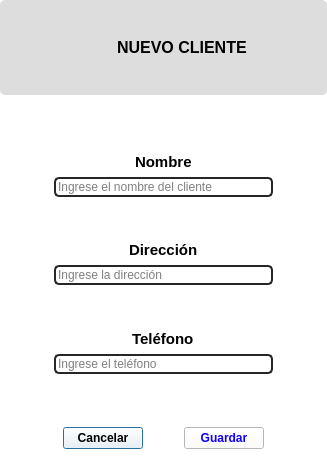
<?xml version="1.0" encoding="UTF-8"?>
<ui version="4.0">
 <class>ClientForm</class>
 <widget class="QDialog" name="ClientForm">
  <property name="geometry">
   <rect>
    <x>0</x>
    <y>0</y>
    <width>327</width>
    <height>476</height>
   </rect>
  </property>
  <property name="windowTitle">
   <string>Dialog</string>
  </property>
  <property name="styleSheet">
   <string notr="true">background-color: rgb(255, 255, 255);</string>
  </property>
  <layout class="QVBoxLayout" name="verticalLayout" stretch="2,8">
   <property name="spacing">
    <number>0</number>
   </property>
   <property name="leftMargin">
    <number>0</number>
   </property>
   <property name="topMargin">
    <number>0</number>
   </property>
   <property name="rightMargin">
    <number>0</number>
   </property>
   <property name="bottomMargin">
    <number>0</number>
   </property>
   <item>
    <widget class="QWidget" name="widget" native="true">
     <property name="styleSheet">
      <string notr="true">border: none ;
border-radius: 5px;
background-color: rgb(221, 221, 221);
</string>
     </property>
     <layout class="QHBoxLayout" name="horizontalLayout">
      <item>
       <spacer name="horizontalSpacer">
        <property name="orientation">
         <enum>Qt::Horizontal</enum>
        </property>
        <property name="sizeHint" stdset="0">
         <size>
          <width>40</width>
          <height>20</height>
         </size>
        </property>
       </spacer>
      </item>
      <item>
       <widget class="QLabel" name="label">
        <property name="minimumSize">
         <size>
          <width>30</width>
          <height>30</height>
         </size>
        </property>
        <property name="maximumSize">
         <size>
          <width>30</width>
          <height>30</height>
         </size>
        </property>
        <property name="styleSheet">
         <string notr="true">border:none;</string>
        </property>
        <property name="text">
         <string/>
        </property>
        <property name="pixmap">
         <pixmap>../images/avatar.png</pixmap>
        </property>
        <property name="scaledContents">
         <bool>true</bool>
        </property>
       </widget>
      </item>
      <item>
       <widget class="QLabel" name="label_2">
        <property name="minimumSize">
         <size>
          <width>50</width>
          <height>50</height>
         </size>
        </property>
        <property name="maximumSize">
         <size>
          <width>200</width>
          <height>200</height>
         </size>
        </property>
        <property name="font">
         <font>
          <pointsize>12</pointsize>
          <italic>false</italic>
          <bold>true</bold>
         </font>
        </property>
        <property name="styleSheet">
         <string notr="true">border:none;
color:black;</string>
        </property>
        <property name="text">
         <string>NUEVO CLIENTE</string>
        </property>
       </widget>
      </item>
      <item>
       <spacer name="horizontalSpacer_2">
        <property name="orientation">
         <enum>Qt::Horizontal</enum>
        </property>
        <property name="sizeHint" stdset="0">
         <size>
          <width>40</width>
          <height>20</height>
         </size>
        </property>
       </spacer>
      </item>
     </layout>
    </widget>
   </item>
   <item>
    <widget class="QWidget" name="widget_2" native="true">
     <layout class="QHBoxLayout" name="horizontalLayout_2">
      <item>
       <spacer name="horizontalSpacer_3">
        <property name="orientation">
         <enum>Qt::Horizontal</enum>
        </property>
        <property name="sizeType">
         <enum>QSizePolicy::Preferred</enum>
        </property>
        <property name="sizeHint" stdset="0">
         <size>
          <width>40</width>
          <height>20</height>
         </size>
        </property>
       </spacer>
      </item>
      <item>
       <widget class="QWidget" name="widget_3" native="true">
        <layout class="QVBoxLayout" name="verticalLayout_2">
         <item>
          <spacer name="verticalSpacer_2">
           <property name="orientation">
            <enum>Qt::Vertical</enum>
           </property>
           <property name="sizeType">
            <enum>QSizePolicy::Minimum</enum>
           </property>
           <property name="sizeHint" stdset="0">
            <size>
             <width>20</width>
             <height>40</height>
            </size>
           </property>
          </spacer>
         </item>
         <item alignment="Qt::AlignHCenter">
          <widget class="QLabel" name="label_3">
           <property name="font">
            <font>
             <pointsize>11</pointsize>
             <bold>true</bold>
            </font>
           </property>
           <property name="styleSheet">
            <string notr="true">color:black;</string>
           </property>
           <property name="text">
            <string>Nombre</string>
           </property>
          </widget>
         </item>
         <item>
          <widget class="QLineEdit" name="lineEdit">
           <property name="styleSheet">
            <string notr="true">border: 2px solid rgb(38, 38, 38);
border-radius: 5px;
color:black;
</string>
           </property>
           <property name="placeholderText">
            <string>Ingrese el nombre del cliente</string>
           </property>
          </widget>
         </item>
         <item>
          <spacer name="verticalSpacer_3">
           <property name="orientation">
            <enum>Qt::Vertical</enum>
           </property>
           <property name="sizeHint" stdset="0">
            <size>
             <width>20</width>
             <height>40</height>
            </size>
           </property>
          </spacer>
         </item>
         <item alignment="Qt::AlignHCenter">
          <widget class="QLabel" name="label_4">
           <property name="font">
            <font>
             <pointsize>11</pointsize>
             <bold>true</bold>
            </font>
           </property>
           <property name="styleSheet">
            <string notr="true">color:black;</string>
           </property>
           <property name="text">
            <string>Dirección</string>
           </property>
          </widget>
         </item>
         <item>
          <widget class="QLineEdit" name="lineEdit_2">
           <property name="styleSheet">
            <string notr="true">border: 2px solid rgb(38, 38, 38);
border-radius: 5px;
color:black;</string>
           </property>
           <property name="placeholderText">
            <string>Ingrese la dirección</string>
           </property>
          </widget>
         </item>
         <item>
          <spacer name="verticalSpacer_4">
           <property name="orientation">
            <enum>Qt::Vertical</enum>
           </property>
           <property name="sizeHint" stdset="0">
            <size>
             <width>20</width>
             <height>40</height>
            </size>
           </property>
          </spacer>
         </item>
         <item alignment="Qt::AlignHCenter">
          <widget class="QLabel" name="label_5">
           <property name="font">
            <font>
             <pointsize>11</pointsize>
             <bold>true</bold>
            </font>
           </property>
           <property name="text">
            <string>Teléfono</string>
           </property>
          </widget>
         </item>
         <item>
          <widget class="QLineEdit" name="lineEdit_3">
           <property name="styleSheet">
            <string notr="true">border: 2px solid rgb(38, 38, 38);
border-radius: 5px;
color:black;
</string>
           </property>
           <property name="placeholderText">
            <string>Ingrese el teléfono</string>
           </property>
          </widget>
         </item>
         <item>
          <spacer name="verticalSpacer">
           <property name="orientation">
            <enum>Qt::Vertical</enum>
           </property>
           <property name="sizeHint" stdset="0">
            <size>
             <width>20</width>
             <height>40</height>
            </size>
           </property>
          </spacer>
         </item>
         <item>
          <widget class="QWidget" name="widget_4" native="true">
           <layout class="QHBoxLayout" name="horizontalLayout_3">
            <item>
             <widget class="QPushButton" name="cancelar_form">
              <property name="font">
               <font>
                <bold>true</bold>
               </font>
              </property>
              <property name="styleSheet">
               <string notr="true">color:black;</string>
              </property>
              <property name="text">
               <string>Cancelar</string>
              </property>
             </widget>
            </item>
            <item>
             <spacer name="horizontalSpacer_5">
              <property name="orientation">
               <enum>Qt::Horizontal</enum>
              </property>
              <property name="sizeHint" stdset="0">
               <size>
                <width>40</width>
                <height>20</height>
               </size>
              </property>
             </spacer>
            </item>
            <item>
             <widget class="QPushButton" name="guardar_client">
              <property name="font">
               <font>
                <bold>true</bold>
               </font>
              </property>
              <property name="styleSheet">
               <string notr="true">color: rgb(17, 0, 255)</string>
              </property>
              <property name="text">
               <string>Guardar</string>
              </property>
             </widget>
            </item>
           </layout>
          </widget>
         </item>
        </layout>
       </widget>
      </item>
      <item>
       <spacer name="horizontalSpacer_4">
        <property name="orientation">
         <enum>Qt::Horizontal</enum>
        </property>
        <property name="sizeType">
         <enum>QSizePolicy::Preferred</enum>
        </property>
        <property name="sizeHint" stdset="0">
         <size>
          <width>40</width>
          <height>20</height>
         </size>
        </property>
       </spacer>
      </item>
     </layout>
    </widget>
   </item>
  </layout>
 </widget>
 <resources/>
 <connections/>
</ui>
